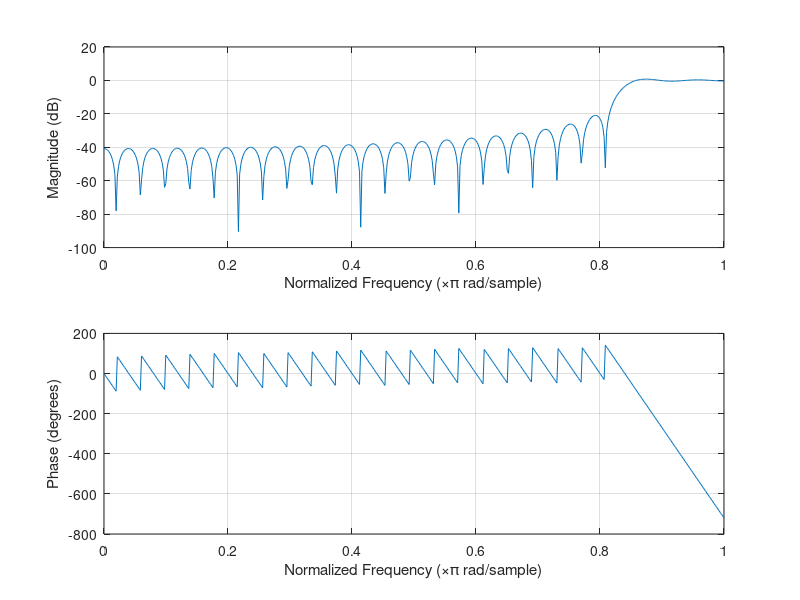

Here is the MATLAB script that generated this plot:
hn=[];
for i=0:50
    if i==25
        hn=[hn,-1/6];
    else
        hn=[hn,((-1)^i)*sin(pi*(i-25)/6)/(pi*(i-25))];
    end
end
freqz(hn);